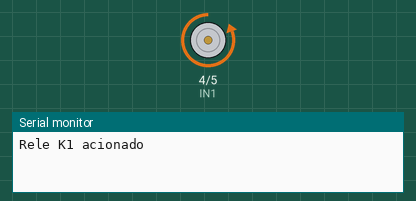
The sketch below on a simulated Arduino Uno, built with avr-gcc and run on an emulated ATmega328P. Shown: motor-driver pin pairs drawn as motors (green arrow = first pin HIGH = forward, orange = second pin HIGH = backward, longer = more drive), the last lines printed to the serial monitor.

Above: at 1.5 s.
At 4.5 s:
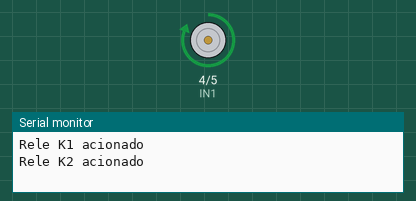
Timing chart, 0 to 7.8 s (numbered marks = the images above):
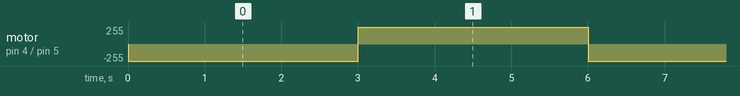

The sketch:

LDR_incidencialuz.ino
```cpp
int IN1 = 4; // pino IN1 conectado porta D4 Arduino
int IN2 = 5; // pino IN2 conectado porta D5 Arduino
void setup()
{
Serial.begin(9600); // console serial 9600 Bps
pinMode(IN1, OUTPUT); // definições das portas como portas de saidas
pinMode(IN2, OUTPUT);
digitalWrite(IN1, HIGH); // desativa porta IN1
digitalWrite(IN2, HIGH); // desativa porta IN2
}
void loop()
{
digitalWrite(IN2, HIGH); // desativa porta IN2
digitalWrite(IN1, LOW); // acionamento relé K1
Serial.println("Rele K1 acionado"); // print mensagem
delay (3000); // atraso de 3 segundos
digitalWrite(IN1, HIGH); // desativa porta IN1
digitalWrite(IN2, LOW); // acionamento relé K2
Serial.println("Rele K2 acionado"); // print mensagem
delay (3000); // atraso de 3 segundos
}
```

Measured:
- by itself, motor on pin 4 (IN1) / pin 5 (IN2): alternates forward 255/255 for 3.0 s and backward 255/255 for 3.0 s
